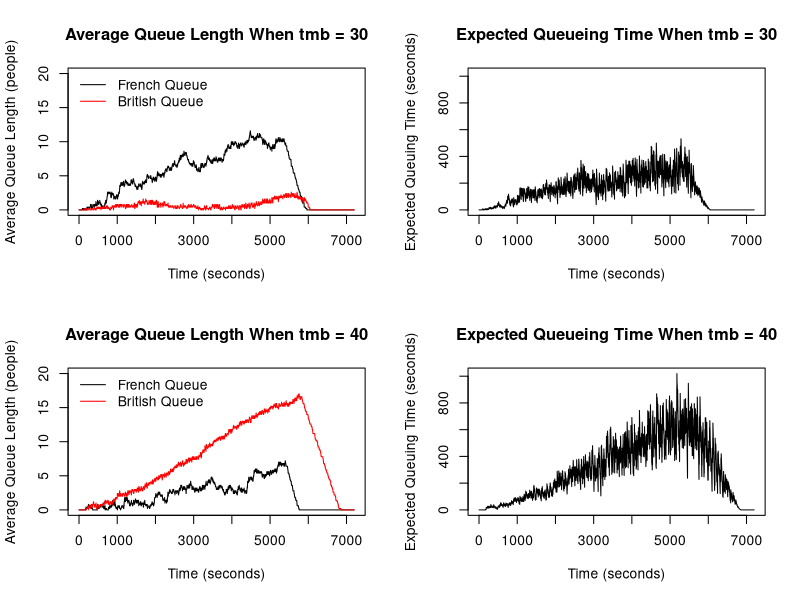

Here is the R script that generated this plot:
## Group 25
## Frans : s2591760
## Daiki : s2547603
## Nathan : s2524152


## Contribution to this project
## Frans (40%): Handled the code for the French and British borders.
## Daiki (30%): Handled the code for cars going between French and British stations and probabilities.
## Nathan (30%): Handled the British processing side and plots. 


##################################################################################################


# This program simulates queuing system of French and British passport control
# station at a French ferry terminal. Cars first have to go through the French
# station followed by British station. Simulation runs for 2 hours (7200 seconds) 
# with 1 second step. Assume check-in closes 30 minutes before departure so that 
# car arrivals at the French station will stop after 90 minutes (5400 seconds).

# 2 simulations are run where one of them have matching arrival rate and processing
# rate while the other one is set such that there is a slight delay in the 
# British processing time.
# Plots of the average French and British queue length over time are generated
# along with the expected waiting time in the queue for a car at the start of 
# of the French queue.

# Finally, probability of at least one car missing the ferry is then estimated
# by running the simulation 100 times and considering the average French and 
# British queue length at the last second.


###############################################################################################


# The function qsim() simulates the French and British queuing system.
# qsim() takes on 8 inputs:
# (1) mf is the number of French passport control stations (default: 5)     
# (2) mb is the number of British passport control stations (default: 5)    
# (3) a.rate is the probability of a car arriving each second (default: 0.1)
# (4) trb is a constant such that the British station processing time follows 
#     Uniform(tmb, tmb+trb) (default: 40)
# (5) tmb is the minimum British handling time (default: 30)
# (6) trf is a constant such that the French station processing time follows 
#     Uniform(tmf, tmf+trf) (default: 40)
# (7) tmf is the minimum French handling time (default: 30)
# (8) maxb is the maximum British queue length per station (default: 20)

# qsim() returns a list with 3 elements:
# (1) nf: a vector of the average length of the French queues for every second
# (2) nb: a vector of the average length of the British queues for every second
# (3) eq: a vector of the average expected waiting time in the queue
#     for a car at the start of the French queue for every second

qsim <- function(mf=5,mb=5,a.rate=.1,trb=40,trf=40,tmb=30,tmf=30,maxb=20){
  
  # Initialize state variables: these values corresponds to time t = 0
  
  # each column of french_arrivals represents number of car arriving 
  # at each French station at the beginning of time t
  french_arrivals <- rep(0,mf)

  # each column of french_queues represents the number of cars waiting 
  # at each French station's queue at the beginning of time t
  french_queues <- rep(0,mf)

  # each column of french_time represents the service time left for a customer
  # at each French station at the beginning of time t
  french_times <- rep(0,mf)

  # each column of french_busy indicates whether each 
  # French station is busy (1) or not (0) at the beginning of time t
  french_busy <- rep(0,mf)

  # each column of french_exit indicates whether the car exit (1) or not (0)
  # at each French station at the end of time t/beginning of time t+1 
  french_exit <- rep(0,mf)

  # each column of french_stuck indicates whether there's a car stuck at 
  # the corresponding station (1) or not (0) at the end of time t/
  # beginning of time t+1. 
  french_stuck <- rep(0,mf)

  # create the same variables for the British side
  british_arrivals <- rep(0,mb)
  
  british_queues <- rep(0,mb)
  
  british_times <- rep(0,mb)

  british_busy <- rep(0,mb)
  
  british_exit <- rep(0,mb)
  
  # each column of available_space indicates the amount of space available in the
  # British station at the end of time t/beginning of time t+1 for containing 
  # a car arriving from the French station at the beginning of time t+1
  # at time t = 0, the British stations are at their full capacity:
  # maxb number of queues + 1 car in the server
  available_spaces <- rep(maxb + 1,mb)

  
  # Collect the index of available British stations
  available_station <- which(available_spaces != 0)
  
  # Initialize empty vectors 
  nf <- numeric()
  nb <- numeric()
  eq <- numeric()
  
  # iterate over the entire 2 hour (7200 seconds) period
  for (t in 1:7200) {
    # Reset number of arrivals for both British and French stations at the start of the loop    
    french_arrivals <- rep(0,mf)
    british_arrivals <- rep(0,mf)
    
    # Start from the British stations
    
    # update british_arrivals at time t
    # arrivals depends on french_exit at time t-1     
    # if a car manages to exit at time t-1, it already checked the availability of    
    # British stations
    
    # the number of arrivals at the British station is the total number of cars    
    # exiting the French station
    british_num_arrivals <- sum(french_exit)
    
    # If there are cars arriving at the British station
    if (british_num_arrivals > 0){
      
      # number of busy British stations
      num_british_busy <- sum(british_busy)
      
      # iterate over each arriving car 
      # and assign the station where each car should go
      for (i in 1:british_num_arrivals){
        
        # If there are any stations that are not busy
        if (num_british_busy < 5) {
          # go to the station that is not busy because
          # if station is not busy at time t-1, it is available at time t
          
          # obtain the index of the target station:
          # get the index of the station that is not busy (the station will have  
          # a minimum value of 0 as its busy state) that are available
          # then index available_station to get the targeted station
          go_here <- available_station[which.min(british_busy[available_station])]
          
          # assign arrival to the chosen station
          british_arrivals[go_here] <- 1
          
          # remove the chosen station from choices of available station
          # because it is busy now
          available_station <- available_station[!available_station == go_here]
          
          # the chosen station is now busy to serve the new car, so add
          # number of busy British station by one
          num_british_busy <- num_british_busy + 1
          
          # This prevents a car going to British station with 0 queue that is busy 
          # serving customer and instead, direct them to stations with 0 queue 
          # that are not busy
        }
        
        # else, when all stations are busy
        else{
          # choosing the station with the minimum queue length is equivalent to choosing
          # the station with the maximum number of available spaces
          
          # obtain the index of the station with maximum available space
          go_here <- which.max(available_spaces)
          
          # enter one available station with maximum space 
          british_arrivals[go_here] <- 1
          
          # reduce the available space at the chosen station by 1
          available_spaces[go_here] <- available_spaces[go_here] - 1
        }
      }
    }
    
    # update British station busy state to values at time t
    
    # a British station is busy at time t if:
    # (1) the service time left at time t-1 is more than 1 second 
    #     (i.e, still need to serve at time t)
    # (2) or there's a customer waiting in queue at time t-1 ready to be served
    # (3) or a customer arrives exactly at time t
    for (i in 1:mb){
      if (british_times[i] > 1 || british_queues[i] > 0 || british_arrivals[i] == 1){
        british_busy[i] <- 1
      }
      # otherwise, the station is not busy
      else{
        british_busy[i] <- 0
      }
    }
    
    # update British queues length to values at time t
    for (i in 1:mb){
      # a British station's queue length changes when:
      # (1) if a station is busy at time t-1 (service time at time t-1 > 1) 
      #     then add the number of arrivals at time t to the queue length at time t-1
      # notice that these conditions allow a car who arrives exactly at time t
      # without any queue to go straight into the station without having to queue
      if (british_times[i] > 1){
        british_queues[i] <- british_queues[i] + british_arrivals[i]
      }
      
      # (2) if there's an exit recorded at time t-1 then reduce the length of the
      #     queue by the number of exit and add the arrivals at time t to the 
      #     queue length at time t-1
      else if (british_exit[i] == 1){
        # take the maximum between 0 and the calculated value to prevent
        # queue length going to negative (e.g., when a car exits from a station
        # with 0 queue length) 
        british_queues[i] <- max(0,british_queues[i] - british_exit[i] + british_arrivals[i])
      }
      
      # update British service time
      
      # a British station's service time changes when:
      # (1) if the service time at time t-1 > 1, then reduce that by one since
      #     time has progressed by one second after each iteration
      if (british_times[i] > 1){
        british_times[i] <- british_times[i] - 1
      }
      
      # (2) else if the station at time t is busy because of a new customer 
      #     arriving at time t and go straight to the station, then generate 
      #     a new service time following uniform(tmb, tmb+trb)
      else if (british_busy[i] == 1){
        
        # round the time to the nearest integer
        british_times[i] <- round(runif(1, tmb, tmb+trb),0)
      }
      
      # (3) otherwise, the station is not busy with no cars waiting or being served.
      #     So, assign zero.
      else{
        british_times[i] <- 0
      }
    }
    
    # update British exit state at time t
    
    for (i in 1:mb){
      # A car exit's value is recorded at time t when:
      # (1) if its service time at time t is 1 which implies that its service 
      #     will be finished at the end of time t
      if (british_times[i] == 1){
        british_exit[i] <- 1
      }
      
      # (2) in all other cases, no cars will exit
      else{
        british_exit[i] <- 0
      }
    }
    
    # update number of available spaces at British stations at time t
    for (i in 1:mb){
      # (1) if the station is not busy, then the station is at full capacity, that is
      #     maxb length of queues + 1 space in the server
      if (british_busy[i] == 0){
        available_spaces[i] <- maxb + 1
      }
      
      # (2) else if the British queue at time t < maximum queue capacity maxb 
      #     and service time at time t == 1, then, the available space recorded 
      #     at time t is the difference between maxb and the queue length at time t
      #     plus 1 space that frees up from the previous car that will exit
      #     at the beginning of the next second
      else if (british_queues[i] < maxb && british_times[i] == 1){
        available_spaces[i] <- maxb - british_queues[i] + 1
      }
      
      # (3) else if the British queue at time t < maxb (and no car is exiting), then the available
      #     space is the difference between maxb and the queue length
      else if (british_queues[i] < maxb){
        available_spaces[i] <- maxb - british_queues[i]
      }
      
      # (4) else if the service time at time t == 1 (and british queue == maxb), then there 
      #     is only 1 available space from the car exiting at the beginning of the next second
      else if (british_times[i] == 1){
        available_spaces[i] <- 1
      }
      
      # (5) otherwise, there is no available spaces
      else{
        available_spaces[i] <- 0
      }
    }
    
    # indices of available British station
    available_station <- which(available_spaces != 0)
  
    # the number of available spaces
    num_available_spaces <- sum(available_spaces)
    

    ## French side
    
    # Generate arrivals only within the first 90 minutes
    if (t <= 5400){  # 60s x 90mins = 5400s
      # the probability that a car arrives is a.rate
      # Let U be a random variable following Uniform(0,1)
      # Then, the Pr(U < a.rate) = a.rate
      # Therefore, the event that a number simulated from Uniform(0,1) being less than a.rate
      # (the probability of this happening is a.rate) implies that a car arrives
      # record 1 to num_arrivals if a car arrives, 0 otherwise.
      # Neglect the probability of 2 or more cars arriving in the same second
      num_arrivals <- as.integer(runif(1) < a.rate)
      
      # Update french_arrivals at time t
      
      # If there's a station that is not busy
      # choose to go to that station
      if (sum(french_busy) < 5) {
        french_arrivals[which.min(french_busy)] <- num_arrivals
      # This prevents car going to stations with 0 queue that are busy
      # and instead direct them to stations with 0 queue that are not busy
      }
      
      # otherwise, pick the station with the smallest queue length
      # Assume that the arriving car does not know how many seconds
      # the previous cars have left in a station
      else {
        french_arrivals[which.min(french_queues)] <- num_arrivals
      }
    }
    
    # update French station busy state to values at time t
    for (i in 1:mf) {
      # a French station is busy at time t if:
      # (1) the service time left at time t-1 is more than 1 second 
      #     (i.e, still need to serve at time t); or
      # (2) there's a customer waiting in queue at time t-1 ready to be served at time t; or
      # (3) a customer arrives exactly at time t; or
      # (4) a car is stuck inside waiting for the British queues to free up
      
      if (french_times[i] > 1 || french_queues[i] > 0 || french_arrivals[i] == 1 || french_stuck[i] == 1){
        french_busy[i] <- 1
      }
      # otherwise, the station is not busy
      else{
        french_busy[i] <- 0
      }
    }
    
    # update French queues lengths to values at time t
    for (i in 1:mf){
      # a French station's queue length changes when:
      # (1) if a station is busy at time t-1 (service time at time t-1 > 1 
      #     or a car is stuck inside) then add number of arrivals at time t
      #     to the queue length at time t-1.
      # notice that these conditions allow a car who arrives exactly at time t
      # without any queue to go straight into the station without having to queue
      if (french_times[i] > 1 || french_stuck[i] == 1){
        french_queues[i] <- french_queues[i] + french_arrivals[i]
      }
      
      # (2) if there's an exit recorded at time t-1 then reduce the length of the
      #     queue by the number of exit and add the arrivals at time t to the 
      #     queue length at time t-1
      else if (french_exit[i] == 1){
      # similar to the british_queues, taking the maximum between 0 and the value
      # ensures that queue length doesn't go to negative values
        french_queues[i] <- max(0,french_queues[i] - french_exit[i] + french_arrivals[i])
      }
    }
    
    # update French service time at time t
    for (i in 1:mf){
      # a French station's service time changes when:
      # (1) if the service time at time t-1 > 1 then reduce that by one since
      #     time has progressed by one second after each iteration
      if (french_times[i] > 1){
        french_times[i] <- french_times[i] - 1
      }
      
      # (2) else if the station at time t is busy because of a new customer 
      #     arriving at time t and go straight to the station (instead of busy
      #     because a car is stuck or because it is still serving previous customer 
      #     (first if condition)) then generate a new service time following
      #     uniform(tmf, tmf+trf)
      else if (french_busy[i] == 1 && french_stuck[i] == 0){
        french_times[i] <- round(runif(1, tmf, tmf+trf),0)
      }
      
      # (3) otherwise, the station is not busy with no cars waiting or being served.
      #     So, assign zero.
      else{
        french_times[i] <- 0
      }
    }
    
    # update French exit and stuck state at time t
    
    for (i in 1:mf){
      # (1) if its service time at time t == 1, it implies that its service 
      #     will be finished at the end of time t and there is an available 
      #     spot at the British stations, then the car can exit
      
      if (french_times[i] == 1 && num_available_spaces > 0){ 
        french_exit[i] <- 1
        
        # reduce the total number of available spaces by 1
        num_available_spaces <- num_available_spaces - 1
      }
      
      # (2) else if service time at time t == 1 but there is no free space at the
      #     British station, the car doesn't exit (assign 0 to french_exit) but 
      #     it gets stuck for the first time (assign 1 to french_Stuck)
      else if (french_times[i] == 1 && num_available_spaces == 0){
        french_exit[i] <- 0
        french_stuck[i] <- 1
      }
      
      # (3) in all other cases, no cars will exit
      else{
        french_exit[i] <- 0
      }
    }
    
    # for each station, update stuck at time t to still stuck or manage to exit
    for (i in 1:mf){
      
      # if you've been assigned exit, you cannot be stuck
      if (french_exit[i] == 1){
        french_stuck[i] <- 0
      }
      
      # else if the car was assigned to be stuck, check whether it is still
      # stuck or it can exit
      else if (french_stuck[i] == 1){
        
        # if there is available spaces, it can exit. Otherwise, it stays stuck.
        if (num_available_spaces > 0){
          french_stuck[i] <- 0
          french_exit[i] <- 1
          # reduce the total number of available spaces by 1
          num_available_spaces <- num_available_spaces - 1
        }
      }
      # in other cases, no cars are stuck
      else{
        french_stuck[i] <- 0
      }
    }
    
    # Record average queue lengths and expected waiting time for each second
    
    # nf is the average queue lengths for the French stations
    nf[t] <- mean(french_queues)
    # nb is the average queue lengths for the British stations
    nb[t] <- mean(british_queues)
    # eq is the expected waiting time in the queue at the start of the French queue
    eq[t] <- mean(french_queues) * mean(french_times) + mean(british_queues) * mean(british_times)
    
  }
  
  # Return a list of the vectors calculated above
  return(list(nf = nf, nb = nb, eq = eq))
}

####################################################################################################################

# simulate queue with default parameter
sim <- qsim()

# simulate queue with minimum British handling time set to 40 seconds
sim_40 <- qsim(tmb = 40)

# Set up a 2x2 grid for plots
par(mfrow = c(2, 2))  

# Plot 1: Average French and British queue lengths over time when tmb = 30
plot(1:7200, sim$nf, type = "l", xlab = "Time (seconds)", ylab = "Average Queue Length (people)", 
     ylim = c(0,20))
lines(1:7200, sim$nb, col = "red")
title("Average Queue Length When tmb = 30")
legend("topleft", legend = c("French Queue", "British Queue"), 
       col = c("black", "red"), lty = 1, bty = "n")

# Plot 2: Expected queuing time over time when tmb = 30
plot(1:7200, sim$eq, type = "l", xlab = "Time (seconds)", 
     ylab = "Expected Queuing Time (seconds)", ylim = c(0,ceiling(max(sim_40$eq))))
title("Expected Queueing Time When tmb = 30")

# Plot 3: Average French and British queue lengths over time when tmb = 40
plot(1:7200, sim_40$nf, type = "l", xlab = "Time (seconds)", ylab = "Average Queue Length (people)", 
     ylim = c(0,20))
lines(1:7200, sim_40$nb, col = "red")
title("Average Queue Length When tmb = 40")
legend("topleft", legend = c("French Queue", "British Queue"), 
       col = c("black", "red"), lty = 1, bty = "n")

# Plot 4: Expected queuing time over time when tmb = 40
plot(1:7200, sim_40$eq, type = "l", xlab = "Time (seconds)", 
     ylab = "Expected Queuing Time (seconds)", ylim = c(0,ceiling(max(sim_40$eq))))
title("Expected Queueing Time When tmb = 40")


# Estimation of the probability that at least one car missing the ferry departure 
# if there is a slight delay in the British processing time.

# Initialize a variable that counts the number of times in each simulation that 
# at least one car is still in the queue by the end of the simulation
missing <- 0

# Simulation time 
sim_t <- 7200

# run simulation 100 times
for (i in 1:100) {
  
  sim_prob <- qsim(tmb = 40) # slight delay case
  last_nf <- sim_prob$nf[sim_t] # average French queue length at t=7200
  last_nb <- sim_prob$nb[sim_t] # average British queue length at t=7200
  
  # non-zero average of the queue lengths indicate that there are still cars
  # remaining in the queue.
  # Therefore, if the sum of the averages are not 0
  if (sum(last_nf, last_nb) != 0) {
    # there is at least one car stuck in the queue at the end of the 2-hour 
    # simulation period: increase the counter
    missing <- missing + 1
  }
  
}

# Calculate the empirical probability that at least one car missing the ferry 
# and print out the result
prob <- missing / 100
cat("The probability of at least one car missing the ferry departure when tmb = 40 is ", prob, ".", sep = "")


# Findings:

# If the average British processing time matches the average French processing time,
# then the average queue length and expected queuing time remains relatively low. 
# However, when there is a small extra delays in British checking, 
# the expected queuing time will be visibly greater. 

# This is because a longer processing time for the British station greatly 
# increases the average British queue length.
# However, the length of the French queues will remain similar for the most part  
# when there are just slight delays in British processing time because cars are exiting the 
# French station relatively normally as long as no cars are getting stuck in the French station.

# A notable increase in the average French queue length would be expected if 
# further delays on the British processing time are imposed and the British 
# stations start reaching their maximum capacity i.e., when cars start getting 
# stuck at the French station which would have impact on the French queue length. 

# As a result, the probability that at least one car missing the ferry when the 
# average rate of processing British passports falls behind the arrival rate 
# into the French queues tend to be greater than if both rates are the same. 
